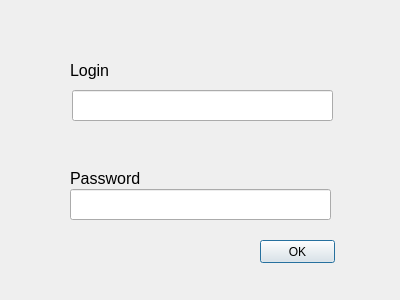
<?xml version="1.0" encoding="UTF-8"?>
<ui version="4.0">
 <class>Login</class>
 <widget class="QDialog" name="Login">
  <property name="geometry">
   <rect>
    <x>0</x>
    <y>0</y>
    <width>400</width>
    <height>300</height>
   </rect>
  </property>
  <property name="windowTitle">
   <string>Dialog</string>
  </property>
  <widget class="QLabel" name="loginLabel">
   <property name="geometry">
    <rect>
     <x>70</x>
     <y>60</y>
     <width>61</width>
     <height>20</height>
    </rect>
   </property>
   <property name="font">
    <font>
     <pointsize>12</pointsize>
    </font>
   </property>
   <property name="text">
    <string>Login</string>
   </property>
  </widget>
  <widget class="QLabel" name="passwordlabel">
   <property name="geometry">
    <rect>
     <x>70</x>
     <y>170</y>
     <width>81</width>
     <height>16</height>
    </rect>
   </property>
   <property name="font">
    <font>
     <pointsize>12</pointsize>
    </font>
   </property>
   <property name="text">
    <string>Password</string>
   </property>
  </widget>
  <widget class="QLineEdit" name="loginLine">
   <property name="geometry">
    <rect>
     <x>72</x>
     <y>90</y>
     <width>261</width>
     <height>31</height>
    </rect>
   </property>
  </widget>
  <widget class="QLineEdit" name="passwordLine">
   <property name="geometry">
    <rect>
     <x>70</x>
     <y>189</y>
     <width>261</width>
     <height>31</height>
    </rect>
   </property>
   <property name="echoMode">
    <enum>QLineEdit::Password</enum>
   </property>
  </widget>
  <widget class="QPushButton" name="loginButton">
   <property name="geometry">
    <rect>
     <x>260</x>
     <y>240</y>
     <width>75</width>
     <height>23</height>
    </rect>
   </property>
   <property name="text">
    <string>OK</string>
   </property>
  </widget>
  <widget class="QLabel" name="statusLabel">
   <property name="geometry">
    <rect>
     <x>70</x>
     <y>30</y>
     <width>141</width>
     <height>16</height>
    </rect>
   </property>
   <property name="font">
    <font>
     <pointsize>12</pointsize>
    </font>
   </property>
   <property name="text">
    <string/>
   </property>
  </widget>
 </widget>
 <resources/>
 <connections/>
</ui>
